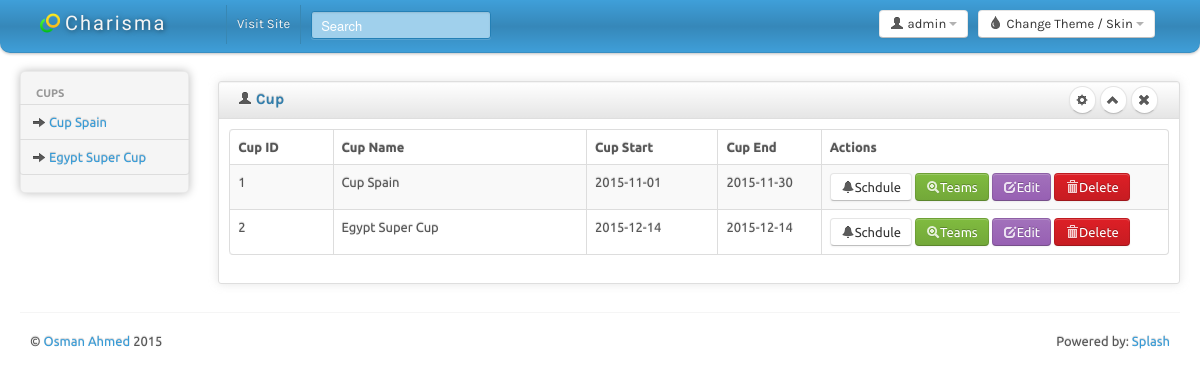
Screenshot of /cuptrack/cup.php with the database file from the repository.
### tables this page shows
CREATE TABLE IF NOT EXISTS `cup` (
  `CupID` int(3) NOT NULL,
  `Name` varchar(300) NOT NULL,
  `Start` date NOT NULL,
  `End` date NOT NULL
);

### cuptrack/cup.php (the view, shortened to what this page needs)
<!DOCTYPE html>
<html lang="en">
<head>
	<link id="bs-css" href="css/bootstrap-cerulean.css" rel="stylesheet">
	<link href="css/bootstrap-responsive.css" rel="stylesheet">
	<link href="css/charisma-app.css" rel="stylesheet">
	<link href="css/jquery-ui-1.8.21.custom.css" rel="stylesheet">
	<link href='css/fullcalendar.css' rel='stylesheet'>
	<link href='css/fullcalendar.print.css' rel='stylesheet'  media='print'>
	<link href='css/chosen.css' rel='stylesheet'>
	<link href='css/uniform.default.css' rel='stylesheet'>
	<link href='css/colorbox.css' rel='stylesheet'>
	<link href='css/jquery.cleditor.css' rel='stylesheet'>
	<link href='css/jquery.noty.css' rel='stylesheet'>
	<link href='css/noty_theme_default.css' rel='stylesheet'>
	<link href='css/elfinder.min.css' rel='stylesheet'>
	<link href='css/elfinder.theme.css' rel='stylesheet'>
	<link href='css/jquery.iphone.toggle.css' rel='stylesheet'>
	<link href='css/opa-icons.css' rel='stylesheet'>
	<link href='css/uploadify.css' rel='stylesheet'>
</head>
<body>
	<div class="navbar">
		<div class="navbar-inner">
			<div class="container-fluid">
				<a class="brand" href="index.html"> <img alt="Charisma Logo" src="img/logo20.png" /> <span>Charisma</span></a>
				<div class="btn-group pull-right theme-container" >
					<a class="btn dropdown-toggle" data-toggle="dropdown" href="#">
						<i class="icon-tint"></i><span class="hidden-phone"> Change Theme / Skin</span>
						<span class="caret"></span>
					</a>
				</div>
				<div class="btn-group pull-right" >
					<a class="btn dropdown-toggle" data-toggle="dropdown" href="#">
						<i class="icon-user"></i><span class="hidden-phone"> admin</span>
						<span class="caret"></span>
					</a>
				</div>
				<div class="top-nav nav-collapse">
					<ul class="nav">
						<li><a href="#">Visit Site</a></li>
						<li>
							<form class="navbar-search pull-left">
								<input placeholder="Search" class="search-query span2" name="query" type="text">
							</form>
						</li>
					</ul>
				</div>
			</div>
		</div>
	</div>
		<div class="container-fluid">
		<div class="row-fluid">
			<div class="span2 main-menu-span">
				<div class="well nav-collapse sidebar-nav">
        		<? require_once "rightmenu.php"; ?>
				</div>
			</div>
                <div id="content" class="span10">
<div class="row-fluid sortable">
<div class="box span12">
<div class="box-header well" data-original-title>
<h2><i class="icon-user"></i> Cup</h2>
<div class="box-icon">
<a href="AddCup.php" class="btn btn-round"><i class="icon-cog"></i></a>
<a href="#" class="btn btn-minimize btn-round"><i class="icon-chevron-up"></i></a>
<a href="#" class="btn btn-close btn-round"><i class="icon-remove"></i></a>
</div>
</div>
<div class="box-content">
<table class="table table-striped table-bordered bootstrap-datatable datatable">
<thead>
<tr>
<th width="11%">Cup ID</th>
<th width="27%">Cup Name</th>
<th width="14%">Cup Start</th>
<th width="11%">Cup End</th>
<th width="37%">Actions</th>
</tr>
</thead>
<tbody>
<?
$GetCup = mysql_query("SELECT cup.CupID, cup.Name, cup.Start, cup.End FROM cup ORDER BY cup.Name ASC");
while($GetCupFetch = mysql_fetch_array($GetCup)){
?>
    <tr>
    <td><? echo $GetCupFetch[CupID]; ?></td>
    <td class="center"><? echo $GetCupFetch[Name]; ?></td>
    <td class="center"><? echo $GetCupFetch[Start]; ?></td>
    <td class="center"><? echo $GetCupFetch[End]; ?></td>
    <td class="center">
      <a class="btn btn-group" href="cupschdule.php?ID=<? echo $GetCupFetch[CupID]; ?>"><i class="icon-zoom-in icon-bell"></i>Schdule</a>
      <a class="btn btn-success" href="CupTeamView.php?ID=<? echo $GetCupFetch[CupID]; ?>"><i class="icon-zoom-in icon-white"></i>Teams</a>
      <a class="btn btn-info" href="CupEdit.php?ID=<? echo $GetCupFetch[CupID]; ?>"><i class="icon-edit icon-white"></i>Edit</a>
      <a class="btn btn-danger" href="CupDelete.php?ID=<? echo $GetCupFetch[CupID]; ?>"><i class="icon-trash icon-white"></i>Delete</a>
    </td>
    </tr>
<? } ?>
</tbody>
</table>
</div>
</div>
</div>
                </div>
			</div>
		<hr>
		<footer>
			<p class="pull-left">&copy; <a href="#">Osman Ahmed</a> 2015</p>
			<p class="pull-right">Powered by: <a href="#">Splash</a></p>
		</footer>
	</div>
</body>
</html>

### cuptrack/rightmenu.php
<ul class="nav nav-tabs nav-stacked main-menu">
<li class="nav-header hidden-tablet">Cups</li>
<?
$GetCup = mysql_query("SELECT cup.CupID, cup.Name, cup.Start, cup.End FROM cup ORDER BY cup.Name ASC");
while($GetCupFetch = mysql_fetch_array($GetCup)){
?>
<li><a class="ajax-link" href="cupschdule.php?ID=<? echo $GetCupFetch['CupID']; ?>"><i class="icon-arrow-right"></i><span class="hidden-tablet"> <? echo $GetCupFetch['Name']; ?></span></a></li>
<? } ?>
</ul>

### cuptrack/css/charisma-app.css (style rules this page uses)
.box { border: 1px solid #DEDEDE; border-radius:3px; -webkit-border-radius:3px; -moz-border-radius:3px; margin-top: 10px; margin-bottom: 10px ; box-shadow: 0 0 10px rgba(189, 189, 189, 0.4); -webkit-box-shadow: 0 0 10px rgba(189, 189, 189, 0.4); -moz-box-shadow: 0 0 10px rgba(189, 189, 189, 0.4); }
.box-header { border:none; padding-top:5px; border-bottom: 1px solid #DEDEDE; border-radius:3px 3px 0 0; -webkit-border-radius:3px 3px 0 0; -moz-border-radius:3px 3px 0 0; height:12px; min-height:12px; margin-bottom: 0; cursor:move; font-weight:bold; font-size:16px; background: -moz-linear-gradient(top, rgba(255,255,255,0) 0%, rgba(0,0,0,0.1) 100%); background: -webkit-gradient(linear, left top, left bottom, color-stop(0%,rgba(255,255,255,0)), color-stop(100%,rgba(0,0,0,0.1))); background: -webkit-linear-gradient(top, rgba(255,255,255,0) 0%,rgba(0,0,0,0.1) 100%); background: -o-linear-gradient(top, rgba(255,255,255,0) 0%,rgba(0,0,0,0.1) 100%); background: -ms-linear-gradient(top, rgba(255,255,255,0) 0%,rgba(0,0,0,0.1) 100%); background: linear-gradient(to bottom, rgba(255,255,255,0) 0%,rgba(0,0,0,0.1) 100%); filter: progid:DXImageTransform.Microsoft.gradient( startColorstr='#00ffffff', endColorstr='#1a000000',GradientType=0 ); }
.box-header h2 { font-size:15px; width:auto; clear:none; float:left; line-height:25px; white-space: nowrap; }
.box-header h2 > i { margin-top:1px; }
.box-icon { float:right; }
.box-icon a { clear:none; float:left; margin:0 2px; height: 18px; width:5px; margin-top: -1px; }
.box-icon a i { margin-left:-4.5px; }
.box-content { padding:10px; }
.btn-round { border-radius: 40px; -webkit-border-radius: 40px; -moz-border-radius: 40px; font-size:12px; padding-top:4px; }
footer { clear:both; }
footer .pull-right { float:right; margin-right:10px; }
footer .pull-left { float:left; margin-left:10px; }
.sidebar-nav { min-height:0; box-shadow: 0 0 10px #BDBDBD; -webkit-box-shadow: 0 0 10px #BDBDBD; -moz-box-shadow: 0 0 10px #BDBDBD; border-radius: 5px; -webkit-border-radius: 5px; -moz-border-radius: 5px; margin-bottom: 0; padding-bottom:0; }
.sidebar-nav > ul > li:not(.nav-header) { margin-right:-2px; margin-left:-2px; }
.brand { font-family: 'Shojumaru', cursive, Arial, serif; letter-spacing:2px; text-shadow:1px 1px 5px rgba(0, 0, 0, 0.5); width:166px; }
.brand img { float:left; height:20px; width:20px; margin-right:5px; }
.brand span { float:left; }
.navbar-search { margin-left:10px; }
.navbar-inner { border-radius:0 0 10px 10px; -webkit-border-radius:0 0 10px 10px; -moz-border-radius:0 0 10px 10px; padding-top:5px; padding-bottom:5px; }
.pull-left { float:left !important; }
.pull-right { float:right !important; }

### cuptrack/cup.php (style rules this page uses)
body { padding-bottom: 40px; }
.sidebar-nav { padding: 9px 0; }

### rows the page displays
cup: Name "Cup Spain", CupID "1", Start "2015-11-01", End "2015-11-30"
cup: Name "Egypt Super Cup", CupID "2", Start "2015-12-14", End "2015-12-14"
